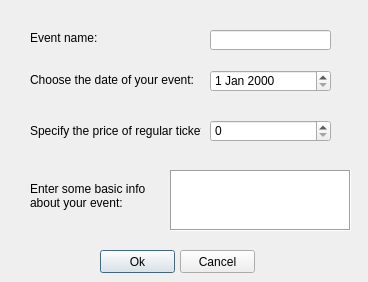
<?xml version="1.0" encoding="UTF-8"?>
<ui version="4.0">
 <class>Dialog</class>
 <widget class="QDialog" name="Dialog">
  <property name="geometry">
   <rect>
    <x>0</x>
    <y>0</y>
    <width>368</width>
    <height>282</height>
   </rect>
  </property>
  <property name="windowTitle">
   <string>Dialog</string>
  </property>
  <widget class="QLabel" name="lblDate">
   <property name="geometry">
    <rect>
     <x>30</x>
     <y>70</y>
     <width>171</width>
     <height>20</height>
    </rect>
   </property>
   <property name="text">
    <string>Choose the date of your event:</string>
   </property>
  </widget>
  <widget class="QTextEdit" name="TeInfo">
   <property name="geometry">
    <rect>
     <x>170</x>
     <y>170</y>
     <width>181</width>
     <height>61</height>
    </rect>
   </property>
   <property name="frameShape">
    <enum>QFrame::Box</enum>
   </property>
  </widget>
  <widget class="QDateEdit" name="dateEvent">
   <property name="geometry">
    <rect>
     <x>210</x>
     <y>70</y>
     <width>121</width>
     <height>22</height>
    </rect>
   </property>
  </widget>
  <widget class="QSpinBox" name="SbPrice">
   <property name="geometry">
    <rect>
     <x>210</x>
     <y>120</y>
     <width>121</width>
     <height>22</height>
    </rect>
   </property>
   <property name="maximum">
    <number>999</number>
   </property>
  </widget>
  <widget class="QLabel" name="lblPrice">
   <property name="geometry">
    <rect>
     <x>30</x>
     <y>120</y>
     <width>171</width>
     <height>21</height>
    </rect>
   </property>
   <property name="text">
    <string>Specify the price of regular ticket:</string>
   </property>
  </widget>
  <widget class="QLabel" name="lblInfo">
   <property name="geometry">
    <rect>
     <x>30</x>
     <y>180</y>
     <width>121</width>
     <height>31</height>
    </rect>
   </property>
   <property name="text">
    <string>Enter some basic info
about your event:</string>
   </property>
   <property name="textFormat">
    <enum>Qt::PlainText</enum>
   </property>
  </widget>
  <widget class="QPushButton" name="bOk">
   <property name="geometry">
    <rect>
     <x>100</x>
     <y>250</y>
     <width>75</width>
     <height>23</height>
    </rect>
   </property>
   <property name="text">
    <string>Ok</string>
   </property>
  </widget>
  <widget class="QPushButton" name="bCancel">
   <property name="geometry">
    <rect>
     <x>180</x>
     <y>250</y>
     <width>75</width>
     <height>23</height>
    </rect>
   </property>
   <property name="text">
    <string>Cancel</string>
   </property>
  </widget>
  <widget class="QLabel" name="lblName">
   <property name="geometry">
    <rect>
     <x>30</x>
     <y>30</y>
     <width>71</width>
     <height>16</height>
    </rect>
   </property>
   <property name="text">
    <string>Event name:</string>
   </property>
  </widget>
  <widget class="QLineEdit" name="LeName">
   <property name="geometry">
    <rect>
     <x>210</x>
     <y>30</y>
     <width>121</width>
     <height>20</height>
    </rect>
   </property>
  </widget>
 </widget>
 <resources/>
 <connections/>
</ui>
